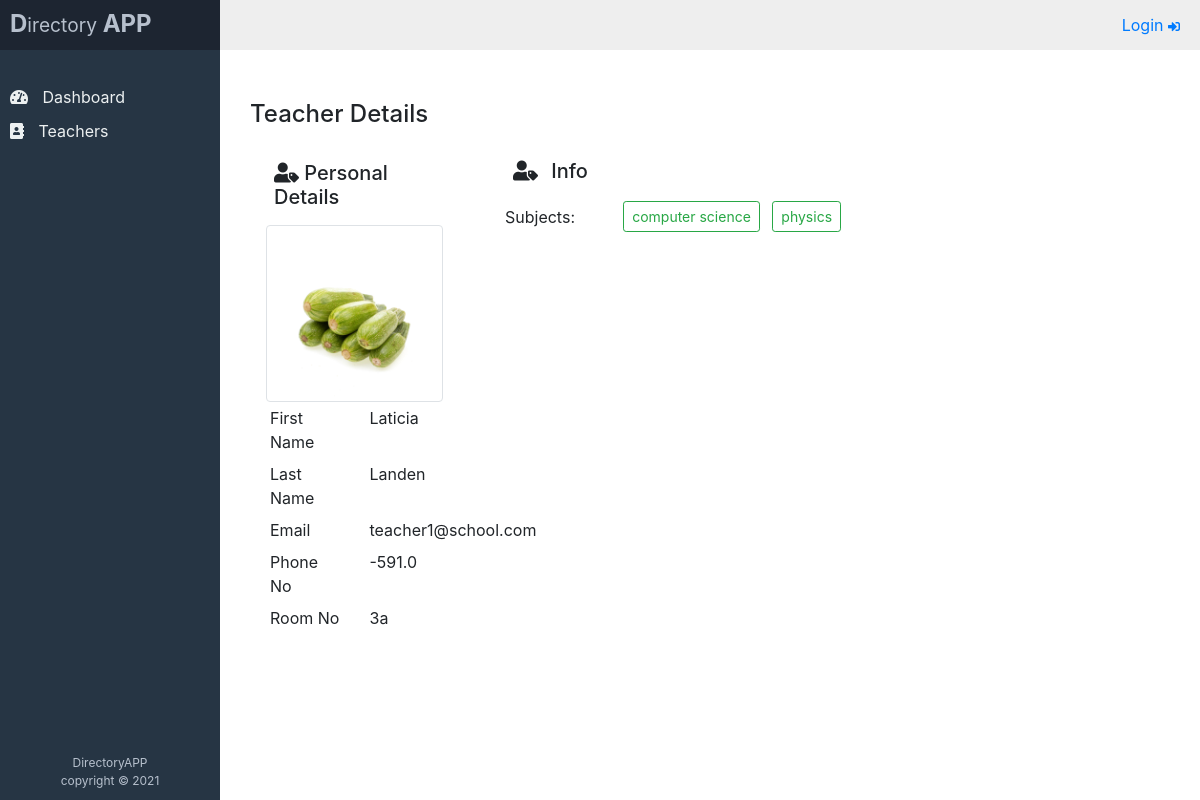
/directory/teachers/detail/332/, run on the app's committed database.
### profiles/models.py (models this page shows, shortened)
class TeacherProfile(BaseModel):
    first_name = models.CharField(max_length=50)
    last_name = models.CharField(max_length=50)
    email = models.EmailField(unique=True)
    phone_number = models.CharField(max_length=50)
    room_number = models.CharField(max_length=50)
    room_number = models.CharField(max_length=50)
    profile_picture = models.FileField(
                    default="default_picture.jpeg",
                    upload_to="teachers/"
                )
    subjects = models.ManyToManyField(Subject, related_name="teachers")
    class Meta:
        db_table = "teacher_profiles"
        ordering = ["-created_by"]
    def get_full_name(self):
        return f"{self.first_name} {self.last_name}"

### subjects/models.py (models this page shows, shortened)
class Subject(BaseModel):
    name = models.CharField(max_length=50, unique=True)
    class Meta:
        db_table = "subjects"
        ordering = ["name"]

### profiles/views.py (the view)
# urls.py: path("detail/<int:pk>/", views.TeacherDetailView.as_view(), name="teachers_detail"),
class TeacherDetailView(DetailView):
    template_name = "profiles/teacher_detail.html"
    model = TeacherProfile
    context_object_name = "teacher_obj"
    def get_context_data(self, **kwargs):
        context = super().get_context_data(**kwargs)
        context["title"] = "Teacher Details"
        return context

### templates/profiles/teacher_detail.html
{% extends 'dashboard/dashboard_base.html' %}
{% block content %}
    <div>
        <h4>{{title}}</h4>
        <div class="row">
            <div class="col-md-3">
                <div class="detail_left p-3">
                    <div class="header p-2">
                        <h5><i class="fas fa-user-tag"></i> Personal Details</h5>
                    </div>
                    <div class="profile_pic">
                        <img src="{{ teacher_obj.profile_picture.url }}"
                        alt="{{teacher_obj.get_full_name}}"
                        title="{{teacher_obj.get_full_name}}"
                        class="img-thumbnail">
                    </div>
                    <div class="personal_details">
                        <div class="row p-1">
                            <div class="col-sm-6">First Name</div>
                            <div class="col-sm-6">{{ teacher_obj.first_name }}</div>
                        </div>
                        <div class="row p-1">
                            <div class="col-sm-6">Last Name</div>
                            <div class="col-sm-6">{{ teacher_obj.last_name }}</div>
                        </div>
                        <div class="row p-1">
                            <div class="col-sm-6">Email</div>
                            <div class="col-sm-6">{{ teacher_obj.email }}</div>
                        </div>
                        <div class="row p-1">
                            <div class="col-sm-6">Phone No</div>
                            <div class="col-sm-6">{{ teacher_obj.phone_number }}</div>
                        </div>
                        <div class="row p-1">
                            <div class="col-sm-6">Room No</div>
                            <div class="col-sm-6">{{ teacher_obj.room_number }}</div>
                        </div>
                    </div>
                </div>
            </div>
            <div class="col-md-9">
                <div class="detail_right p-3">
                    <div class="header">
                        <h5><i class="fas fa-user-tag p-2"></i> Info</h5>
                    </div>
                    <div>
                        <div class="row">
                            <div class="col-sm-2 mt-2">Subjects: </div>
                            <div class="col-sm-6">
                                {% for subject in teacher_obj.subjects.all %}
                                    <span class="btn btn-outline-success btn-outline btn-sm
                                    m-1 ">
                                        {{ subject.name }}
                                    </span>
                                {% endfor %}
                            </div>
                        </div>
                    </div>
                </div>
            </div>
        </div>
    </div>
{% endblock %}

### data on the page
TeacherProfile: profile_picture (picture), first_name "Laticia", last_name "Landen", email "teacher1@school.com", phone_number "-591.0", room_number "3a"
Subject: name "computer science"
Subject: name "physics"

### other printed values
{{ title }} "Teacher Details"
